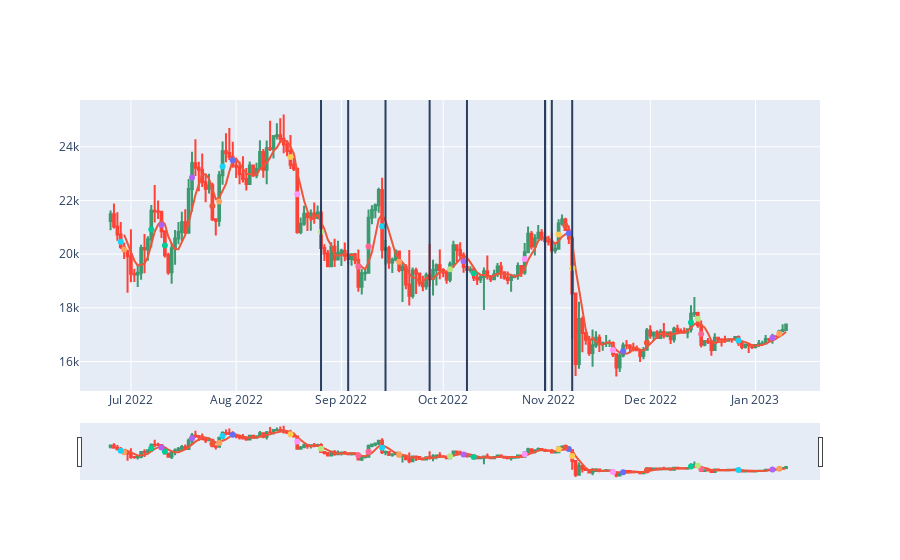
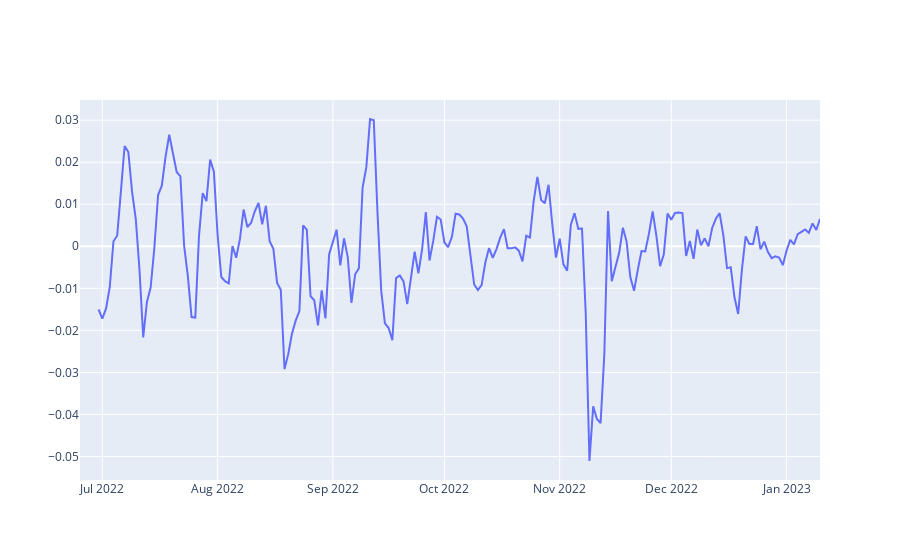

Here is the notebook cell these charts were saved with, in order:
### Code cell
fig = go.Figure(data=[go.Candlestick(x=df['date'],
                open=df['open'],
                high=df['high'],
                low=df['low'],
                close=df['close'])])

fig.add_trace(
    go.Scatter(
        x=df['date'],
        y=df['SMA']
    ))

fig1 = go.Figure(go.Scatter(
        x=df['date'],
        y=df['slope']
    ))



for i in range(2, len(df)):
    candle = df.iloc[i]
    if candle['down_reversal']:
        window = df.rolling(window=3)

        # Use the max function to get the maximum value in the window
        aboba = window['high'].max()
        for imbalance in down_imbalances:
            if candle['date']>imbalance[2] and imbalance[0]<aboba[i]<imbalance[1]:
                print(imbalance[0],aboba[i],imbalance[1],candle['date'],imbalance[2])
                fig.add_vline(candle['date'])

for imbalance in up_imbalances:
    fig.add_trace(go.Scatter(x=[imbalance[2]], y=[imbalance[0]]))
for imbalance in down_imbalances:
    fig.add_trace(go.Scatter(x=[imbalance[2]], y=[imbalance[0]]))
fig1.update_layout(showlegend=False)
fig.update_layout(showlegend=False)
fig.show()
fig1.show()

### Figure 1 — Plotly figure (JSON) as saved in the notebook; plotly's stock layout.template omitted (floating-point values rounded to 4 significant figures; data arrays with more than 128 entries replaced by an {"elided": "..."} marker saying what was removed)
{"data": [{"close": {"elided": "200 float values"}, "high": {"elided": "200 float values"}, "low": {"elided": "200 float values"}, "open": {"elided": "200 float values"}, "type": "candlestick", "x": {"elided": "200 str values"}}, {"type": "scatter", "x": {"elided": "200 str values"}, "y": {"elided": "200 float values"}}, {"type": "scatter", "x": ["2022-07-07T00:00:00"], "y": [20920.0]}, {"type": "scatter", "x": ["2022-07-19T00:00:00"], "y": [22860.0]}, {"type": "scatter", "x": ["2022-07-27T00:00:00"], "y": [21960.0]}, {"type": "scatter", "x": ["2022-07-28T00:00:00"], "y": [23260.0]}, {"type": "scatter", "x": ["2022-09-09T00:00:00"], "y": [20280.0]}, {"type": "scatter", "x": ["2022-10-03T00:00:00"], "y": [19430.0]}, {"type": "scatter", "x": ["2022-10-25T00:00:00"], "y": [19820.0]}, {"type": "scatter", "x": ["2022-11-04T00:00:00"], "y": [20740.0]}, {"type": "scatter", "x": ["2022-11-23T00:00:00"], "y": [16380.0]}, {"type": "scatter", "x": ["2022-11-30T00:00:00"], "y": [16700.0]}, {"type": "scatter", "x": ["2022-12-13T00:00:00"], "y": [17450.0]}, {"type": "scatter", "x": ["2023-01-06T00:00:00"], "y": [16890.0]}, {"type": "scatter", "x": ["2023-01-08T00:00:00"], "y": [17040.0]}, {"type": "scatter", "x": ["2022-12-27T00:00:00"], "y": [16780.0]}, {"type": "scatter", "x": ["2022-12-16T00:00:00"], "y": [17024]}, {"type": "scatter", "x": ["2022-12-15T00:00:00"], "y": [17590.0]}, {"type": "scatter", "x": ["2022-11-20T00:00:00"], "y": [16420.0]}, {"type": "scatter", "x": ["2022-11-08T00:00:00"], "y": [19470.0]}, {"type": "scatter", "x": ["2022-11-07T00:00:00"], "y": [20770.0]}, {"type": "scatter", "x": ["2022-11-06T00:00:00"], "y": [21070.0]}, {"type": "scatter", "x": ["2022-10-10T00:00:00"], "y": [19285]}, {"type": "scatter", "x": ["2022-10-07T00:00:00"], "y": [19730.0]}, {"type": "scatter", "x": ["2022-09-18T00:00:00"], "y": [19710.0]}, {"type": "scatter", "x": ["2022-09-13T00:00:00"], "y": [21030.0]}, {"type": "scatter", "x": ["2022-09-06T00:00:00"], "y": [19540.0]}, {"type": "scatter", "x": ["2022-08-26T00:00:00"], "y": [20830.0]}, {"type": "scatter", "x": ["2022-08-19T00:00:00"], "y": [22230.0]}, {"type": "scatter", "x": ["2022-08-17T00:00:00"], "y": [23620.0]}, {"type": "scatter", "x": ["2022-07-31T00:00:00"], "y": [23501]}, {"type": "scatter", "x": ["2022-07-25T00:00:00"], "y": [21800.0]}, {"type": "scatter", "x": ["2022-07-11T00:00:00"], "y": [20320.0]}, {"type": "scatter", "x": ["2022-07-10T00:00:00"], "y": [21080.0]}, {"type": "scatter", "x": ["2022-06-29T00:00:00"], "y": [20180.0]}, {"type": "scatter", "x": ["2022-06-28T00:00:00"], "y": [20465]}], "layout": {"shapes": [{"type": "line", "x0": "2022-08-26T00:00:00", "x1": "2022-08-26T00:00:00", "xref": "x", "y0": 0, "y1": 1, "yref": "y domain"}, {"type": "line", "x0": "2022-09-03T00:00:00", "x1": "2022-09-03T00:00:00", "xref": "x", "y0": 0, "y1": 1, "yref": "y domain"}, {"type": "line", "x0": "2022-09-14T00:00:00", "x1": "2022-09-14T00:00:00", "xref": "x", "y0": 0, "y1": 1, "yref": "y domain"}, {"type": "line", "x0": "2022-09-27T00:00:00", "x1": "2022-09-27T00:00:00", "xref": "x", "y0": 0, "y1": 1, "yref": "y domain"}, {"type": "line", "x0": "2022-10-08T00:00:00", "x1": "2022-10-08T00:00:00", "xref": "x", "y0": 0, "y1": 1, "yref": "y domain"}, {"type": "line", "x0": "2022-10-31T00:00:00", "x1": "2022-10-31T00:00:00", "xref": "x", "y0": 0, "y1": 1, "yref": "y domain"}, {"type": "line", "x0": "2022-10-31T00:00:00", "x1": "2022-10-31T00:00:00", "xref": "x", "y0": 0, "y1": 1, "yref": "y domain"}, {"type": "line", "x0": "2022-10-31T00:00:00", "x1": "2022-10-31T00:00:00", "xref": "x", "y0": 0, "y1": 1, "yref": "y domain"}, {"type": "line", "x0": "2022-11-02T00:00:00", "x1": "2022-11-02T00:00:00", "xref": "x", "y0": 0, "y1": 1, "yref": "y domain"}, {"type": "line", "x0": "2022-11-08T00:00:00", "x1": "2022-11-08T00:00:00", "xref": "x", "y0": 0, "y1": 1, "yref": "y domain"}], "showlegend": false}}

### Figure 2 — Plotly figure (JSON) as saved in the notebook; plotly's stock layout.template omitted (floating-point values rounded to 4 significant figures; data arrays with more than 128 entries replaced by an {"elided": "..."} marker saying what was removed)
{"data": [{"type": "scatter", "x": {"elided": "200 str values"}, "y": {"elided": "200 float values"}}], "layout": {"showlegend": false}}
